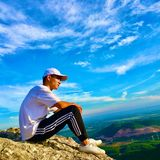
#> input picture Bam.jpg, 160 x 160 px, found by its file name
$ python SVD.py
#> lines starting #> are read from the running program, lines starting #| are printed output that depends on the picture
#Cài đặt numpy: pip install numpy
import numpy as np
#Cài đặt Pillow: pip install pillow
from matplotlib import pyplot as plt
#Cần cài đặt matplotlib: pip install matplotlib
from PIL import Image, ImageOps
np.set_printoptions(suppress=True)
#Tạp ma trận random cáp 3x4:
A = np.random.randint(10, size=(3,4))
print(A)
#Phân tích giá trị suy biến với numpy:
U, S, V = np.linalg.svd(A)
print(U)
print("-"*50)
print(S)
print("-"*50)
print(V)

#Tạo ma trận đường chéo với phần tử S:
Sigma = np.zeros(((3, 4)))
print(Sigma)
#Sigma[0, 2] =10 Để thay đổi giá trị trong ma trận zeros
print(Sigma)
for i, x in enumerate(S):
    Sigma[i, i] = x
print(Sigma)
#Khôi phục lại ma trận A
B = U@Sigma@V
print(B)
print(A-B)

#Ung dung svd vao giam chieu cua anh:
#Đọc file ảnh từ đĩa cứng:
pic = Image.open('bam.jpg')
#> pic is the input picture: PIL image 160x160 RGB; mean R, G, B 73.7, 147.7, 189.5
plt.imshow(pic)

#Chuyển anh sang gray:
pic = ImageOps.grayscale(pic)
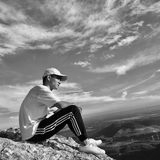
#> pic: PIL image 160x160 L; min 0, max 252, mean 130.3
pic = np.array(pic)
#plt.show()

plt.imshow(pic, cmap='gray')
#plt.show()
U, S, V = np.linalg.svd(pic)
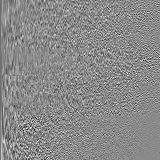
#> U: shape (160, 160) float64; min -0.448, max 0.378, mean -0.000543; drawn with min black and max white
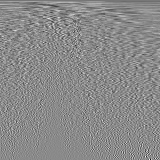
#> V: shape (160, 160) float64; min -0.557, max 0.468, mean -0.00053; drawn with min black and max white
#> S = 160 values, max 21396.8 at index 0, min 0.0695 at index 159, mean 370.7

plt.plot(S, 's-')
plt.xlim([0,160])
plt.ylim([160,0])
plt.xlabel('Số thành phần')
plt.ylabel('Giá trị suy biến')
plt.show()
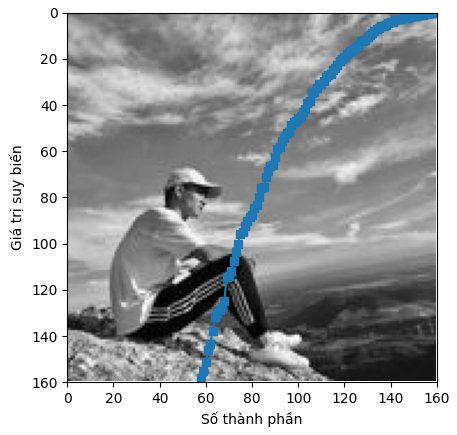
#> figure drawn by matplotlib, 1 panel

comps = np.arange(0, 10)
rec_pic = U[:,comps]@np.diag(S[comps])@V[comps, :]
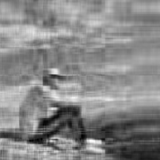
#> rec_pic: shape (160, 160) float64; min -22.44, max 264.6, mean 130.3; drawn with min black and max white

plt.figure(figsize=(10,20))
plt.subplot(1,2,1)
plt.imshow(pic, cmap='gray')
plt.title('Lê Văn Tân')
plt.axis

plt.subplot(1,2,2)
plt.imshow(rec_pic, cmap='gray')
plt.title(f'Reconstructed pic from {comps[0]} to {comps[-1]}')
plt.axis

plt.show()
